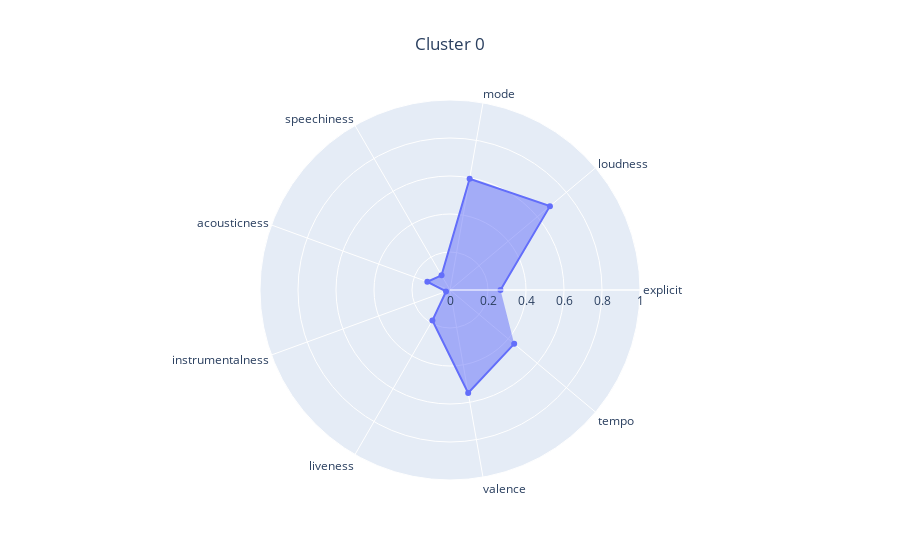
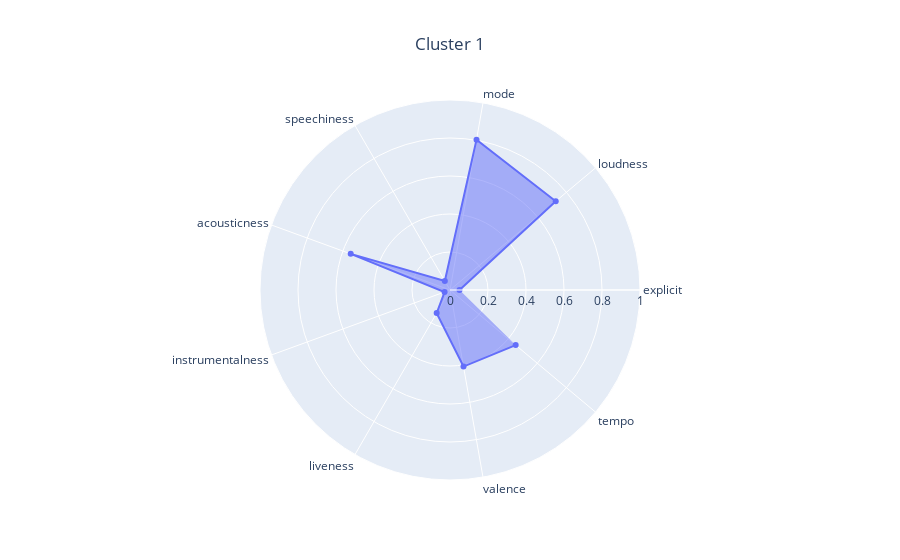
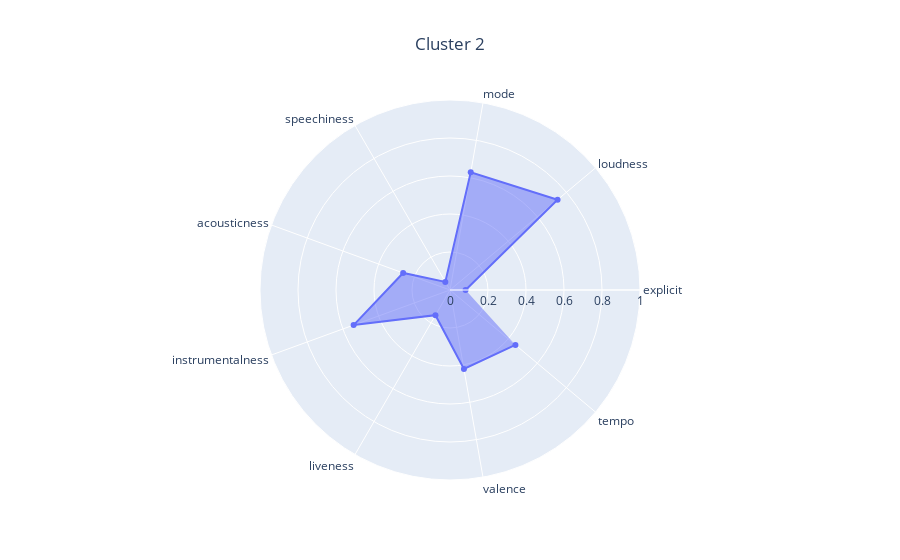

Notebook code cell kept with these figures, in order:
### Markdown cell above
Wygląda na to, że najpopularniejsze są pop i rock, a najbardziej "typowe" piosenki też należą do takiej grupy. Ogół piosenek ma dość dużą głośność, dużą dynamikę (wysokie time signature - "how many beats are in each bar") i są pozytywne (valence - "tracks with high valence sound more positive"). Zasadniczo jest to zgodne z intuicją. Ciekawe jednak, co będzie, jak wybierzemy więcej klastrów.

**Zadanie 3 (1.5 punktu)**

1. Wytrenuj k-means dla 3 klastrów.
2. Zwizualizuj wyniki za pomocą PCA i UMAP. Jako kolor punktów (np. parametr `c` w `plt.scatter()`) przekaż numery klastrów dla punktów.
3. Dokonaj opisu i analizy wynikowych klastrów, na przykład:
   - czy reprezentują jakieś konkretne grupy muzyczne?
   - na ile "konkretne", sensowne są klastry?
   - czy jest widoczna separacja klastrów, czy różnią się od siebie?
4. Dokonaj tuningu liczby klastrów:
   - sprawdź wartości z zakresu [5, 20] - w końcu wiemy, że gatunków jest sporo, i klastrów powinno też być więcej
   - dla każdej wartości sprawdź wartość metryki [Calinski-Harabasz index](https://scikit-learn.org/stable/modules/generated/sklearn.metrics.calinski_harabasz_score.html)
   - przedstaw wykres liniowy (line plot) wartości metryki
   - wybierz model o najwyższej wartości metryki
   - zwizualizuj wyniki z pomocą PCA i UMAP
   - dokonaj interpretacji jego klastrów
   - skomentuj:
     - czy klastry są faktycznie lepiej interpretowalne po tuningu?
     - czy wysokość CH-index faktycznie odpowiada jakości klasteryzacji?

### Code cell
clustering = KMeans(n_clusters=3, n_init="auto", random_state=0)
clustering.fit(X)

kmeans_analyzer = KMeansAnalyzer(df_songs_info, clustering_visualizer)
kmeans_analyzer.analyze_clustering(X, clustering)

### Figure 1 — Plotly figure (JSON) as saved in the notebook; plotly's stock layout.template omitted (floating-point values rounded to 4 significant figures)
{"data": [{"fill": "toself", "r": [0.2658, 0.6866, 0.5943, 0.08902, 0.127, 0.02215, 0.1852, 0.5506, 0.4409], "theta": ["explicit", "loudness", "mode", "speechiness", "acousticness", "instrumentalness", "liveness", "valence", "tempo"], "type": "scatterpolar"}], "layout": {"polar": {"radialaxis": {"range": [0, 1]}}, "title": {"text": "Cluster 0", "x": 0.5}}}

### Figure 2 — Plotly figure (JSON) as saved in the notebook; plotly's stock layout.template omitted (floating-point values rounded to 4 significant figures)
{"data": [{"fill": "toself", "r": [0.05009, 0.7263, 0.8035, 0.05433, 0.5562, 0.03042, 0.1403, 0.4091, 0.4512], "theta": ["explicit", "loudness", "mode", "speechiness", "acousticness", "instrumentalness", "liveness", "valence", "tempo"], "type": "scatterpolar"}], "layout": {"polar": {"radialaxis": {"range": [0, 1]}}, "title": {"text": "Cluster 1", "x": 0.5}}}

### Figure 3 — Plotly figure (JSON) as saved in the notebook; plotly's stock layout.template omitted (floating-point values rounded to 4 significant figures)
{"data": [{"fill": "toself", "r": [0.08187, 0.7391, 0.6287, 0.04913, 0.2624, 0.54, 0.1531, 0.4224, 0.4494], "theta": ["explicit", "loudness", "mode", "speechiness", "acousticness", "instrumentalness", "liveness", "valence", "tempo"], "type": "scatterpolar"}], "layout": {"polar": {"radialaxis": {"range": [0, 1]}}, "title": {"text": "Cluster 2", "x": 0.5}}}
